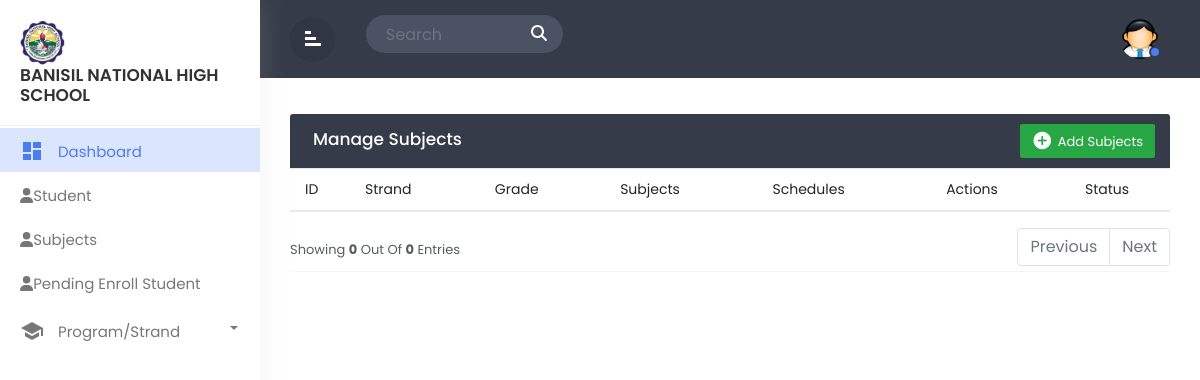
The page /admin_subject.php on the database as committed earlier.
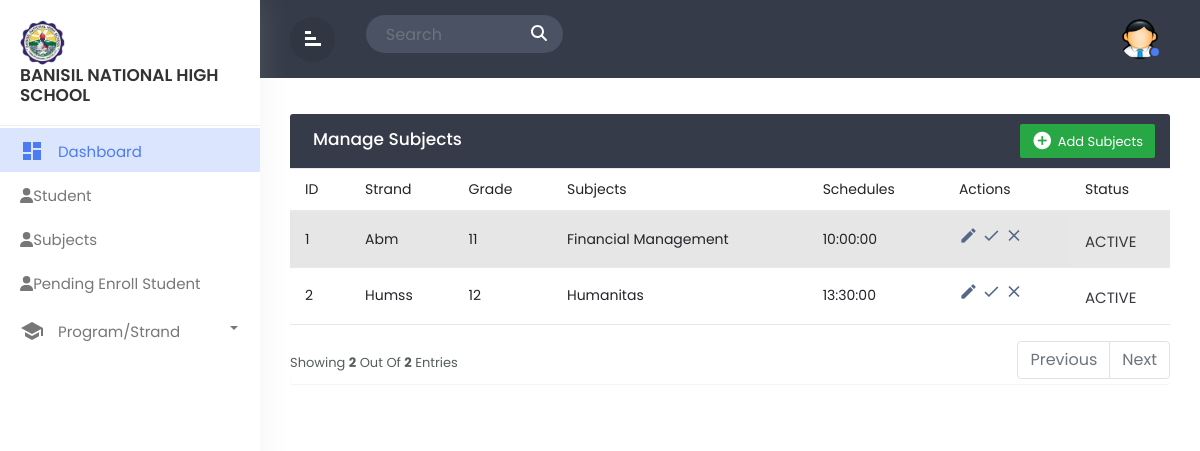
The same page on the database as committed later.
### tables this page shows
CREATE TABLE `tbl_subjects` (
  `subject_id` int(11) NOT NULL,
  `strand` varchar(244) NOT NULL,
  `grade` varchar(244) NOT NULL,
  `subjects` varchar(244) NOT NULL,
  `schedules` time NOT NULL,
  `status` int(11) NOT NULL
);

### admin_subject.php (the view, shortened to what the changed rows need)
<!doctype html>
<html lang="en">
  <head>
        <link href="https://cdn.jsdelivr.net/npm/bootstrap@5.2.3/dist/css/bootstrap.min.css" rel="stylesheet">
        <link rel="stylesheet" href="css/bootstrap.min.css">
        <link rel="stylesheet" href="css/custom.css">
  </head>
  <body>
<div class="wrapper">
		<div id="content">
		   <div class="main-content">
			  <div class="row">
				<div class="col-md-12">
				<div class="table-wrapper">
    <div class="table-title">
      <div class="row">
        <div class="col-sm-6 p-0 d-flex justify-content-lg-start justify-content-center">
          <h2 class="ml-lg-2">Manage Subjects</h2>
        </div>
      </div>
    </div>
    <?php
include 'dbcon.php';
$limit = 10;
$page = isset($_GET['page']) ? $_GET['page'] : 1;
$offset = ($page - 1) * $limit;
$sql = "SELECT * FROM tbl_subjects
        LIMIT $limit OFFSET $offset";
$result = mysqli_query($conn, $sql);
?>
<table class="table table-striped table-hover" id="teacher_table">
  <thead>
    <tr>
      <th>ID</th>
      <th>Strand</th>
      <th>Grade</th>
      <th>Subjects</th>
      <th>Schedules</th>
      <th>Actions</th>
      <th>Status</th>
    </tr>
  </thead>
  <tbody>
    <?php while ($row = mysqli_fetch_assoc($result)): ?>
    <tr>
      <td><?php echo $row['subject_id'] ?></td>
      <td><?php echo $row['strand']?></td>
      <td><?php echo $row['grade']; ?></td>
      <td><?php echo $row['subjects']; ?></td>
      <td><?php echo $row['schedules'] ?></td>
      <td>
            <a href="admin_subject_edit.php?subject_id=<?php echo $row['subject_id']?>"class="confirm">
                <i class="material-icons" data-toggle="tooltip" title="Edit">create</i>
            </a>
            <a href="admin_subject_activate.php?subject_id=<?php echo $row['subject_id']?>"class="confirm">
                <i class="material-icons" data-toggle="tooltip" title="Confirm">&#xE5CA;</i>
            </a>
            <a href="admin_subject_deactivate.php?subject_id=<?php echo $row['subject_id']?>"class="decline">
                <i class="material-icons" data-toggle="tooltip" title="Decline">&#xE5CD;</i>
            </a>
            </td>
            <td>
            <?php
            if($row['status'] == 1){
              echo '<span class="active">ACTIVE</span>';
            } else {
              echo '<span class="inactive">INACTIVE</span>';
            }
            ?>
            </td>
    </tr>
    <?php endwhile; ?>
  </tbody>
</table>
<div class="clearfix">
<div class="hint-text">Showing <b><?php echo mysqli_num_rows($result) ?></b> out of <b><?php echo mysqli_num_rows($result) ?></b> entries</div>
</div>
</div>
			  </div>
		</div>
</div>
</div>
  </body>
  </html>

Rows that differ between the two databases and show on the page:
added tbl_subjects: subject_id "1", strand "Abm", grade "11", subjects "Financial Management", schedules "10:00:00", status "ACTIVE"
added tbl_subjects: subject_id "2", strand "Humss", grade "12", subjects "Humanitas", schedules "13:30:00", status "ACTIVE"
Other text that changed with them:
mysqli_num_rows($result): "0" → "2"
